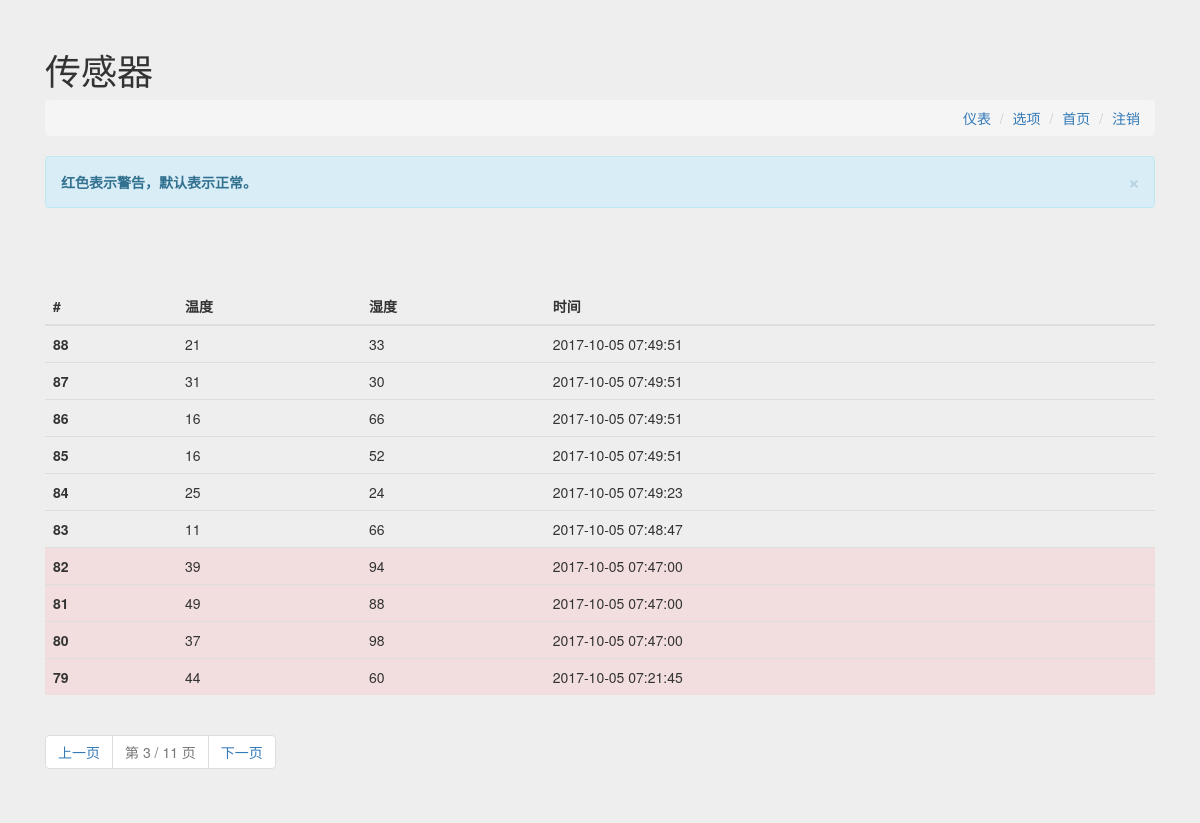
Screenshot of /sensor?page=3 (signed in) with the database file from the repository.
### home/models.py (models this page shows, shortened)
class Sensor(models.Model):
    name = models.CharField(max_length=50)
    value1 = models.CharField(max_length=50)
    value2 = models.CharField(max_length=50)
    value3 = models.CharField(max_length=50)
    value4 = models.CharField(max_length=50)
    value5 = models.CharField(max_length=50)
    location = models.CharField(max_length=50)
    create_time = models.DateTimeField(default=datetime.now())
    update_time = models.DateTimeField(default=datetime.now())
    class Meta:
        verbose_name = '传感器数据'
        verbose_name_plural = '传感器数据'

### home/views.py (the view)
# urls.py: url(r'^sensor', views.sensor, name='sensor'),  # 传感器页
def sensor(request):
    username = request.session.get('username', None)
    if username:
        sensor_all = Sensor.objects.all().order_by('-id')
        paginator = Paginator(sensor_all, 10)  # 每页显示一条数据
        page = request.GET.get('page')
        try:
            sensor = paginator.page(page)
        except PageNotAnInteger:
            sensor = paginator.page(1)  # 如果页面不是整数跳到第一页
        except EmptyPage:
            sensor = paginator.page(
                paginator.num_pages)  # 如果页面超出最大范围跳到最后一页
        temperature = Option.objects.get(name='temperature')
        humidity = Option.objects.get(name='humidity')
        return render(request, 'sensor.html', locals())
    else:
        response = HttpResponseRedirect('/login')
        return response

### home/templates/sensor.html (shortened to what this page needs)
<!DOCTYPE html>
<html>
<head>
    <link rel="stylesheet" href="https://cdn.bootcss.com/bootstrap/3.3.7/css/bootstrap.min.css">
</head>
<body style="background-color:#eee;">
    <div class="container" style="padding:30px;">
        <div class="">
            <h1 class="text-left">传感器</h1>
        </div>
        <ol class="breadcrumb text-right">
            <li><a href="{% url 'meter' %}">仪表</a></li>
            <li><a href="{% url 'option' %}">选项</a></li>
            <li><a href="{% url 'sensor' %}">首页</a></li>
            <li><a class="text-right" href="{% url 'logout' %}">注销</a></li>
        </ol>
        <div class="row">
            <div class="col-md-12">
                <div class="alert alert-info alert-dismissible" role="alert">
                    <button type="button" class="close" data-dismiss="alert">
                        <span aria-hidden="true">&times;</span>
                    </button>
                    <strong>红色表示警告，默认表示正常。</strong>
                </div>
            </div>
        </div>
    </div>
    <div class="container" style="padding:30px;">
        <div class="table-responsive">
            <table class="table table-hover">
                <thead>
                    <tr>
                        <th>#</th>
                        <th>温度</th>
                        <th>湿度</th>
                        <th>时间</th>
                    </tr>
                </thead>
                <tbody>
                    {% for s in sensor %} {% if s.value1 >= temperature.value or s.value2 <= humidity.value %}
                    <tr class="danger">
                        <th scope="row">{{s.id}}</th>
                        <td>{{s.value1}}</td>
                        <td>{{s.value2}}</td>
                        <td>{{s.create_time | date:'Y-m-d H:i:s'}}</td>
                    </tr>
                    {% else %}
                    <tr>
                        <th scope="row">{{s.id}}</th>
                        <td>{{s.value1}}</td>
                        <td>{{s.value2}}</td>
                        <td>{{s.create_time | date:'Y-m-d H:i:s'}}</td>
                    </tr>
                    {% endif %} {% endfor %}
                </tbody>
            </table>
        </div>
        <nav aria-label="Page navigation">
            <ul class="pagination">
                {% if sensor.has_previous %}
                <li><a href="sensor?page={{sensor.previous_page_number}}">上一页</a></li>
                {% endif %}
                <li class="disabled"><a href="#">第 {{sensor.number}} / {{sensor.paginator.num_pages}} 页</a></li>
                {% if sensor.has_next %}
                <li><a href="sensor?page={{sensor.next_page_number}}">下一页</a></li>
                {% endif %}
            </ul>
        </nav>
    </div>
</body>
</html>

### rows the page displays
Sensor: id "88", value1 "21", value2 "33", create_time "2017-10-05 07:49:51"
Sensor: id "87", value1 "31", value2 "30", create_time "2017-10-05 07:49:51"
Sensor: id "86", value1 "16", value2 "66", create_time "2017-10-05 07:49:51"
Sensor: id "85", value1 "16", value2 "52", create_time "2017-10-05 07:49:51"
Sensor: id "84", value1 "25", value2 "24", create_time "2017-10-05 07:49:23"
Sensor: id "83", value1 "11", value2 "66", create_time "2017-10-05 07:48:47"
Sensor: id "82", value1 "39", value2 "94", create_time "2017-10-05 07:47:00"
Sensor: id "81", value1 "49", value2 "88", create_time "2017-10-05 07:47:00"
Sensor: id "80", value1 "37", value2 "98", create_time "2017-10-05 07:47:00"
Sensor: id "79", value1 "44", value2 "60", create_time "2017-10-05 07:21:45"

### other values shown
{{ sensor.number }} "3"
{{ sensor.paginator.num_pages }} "11"
